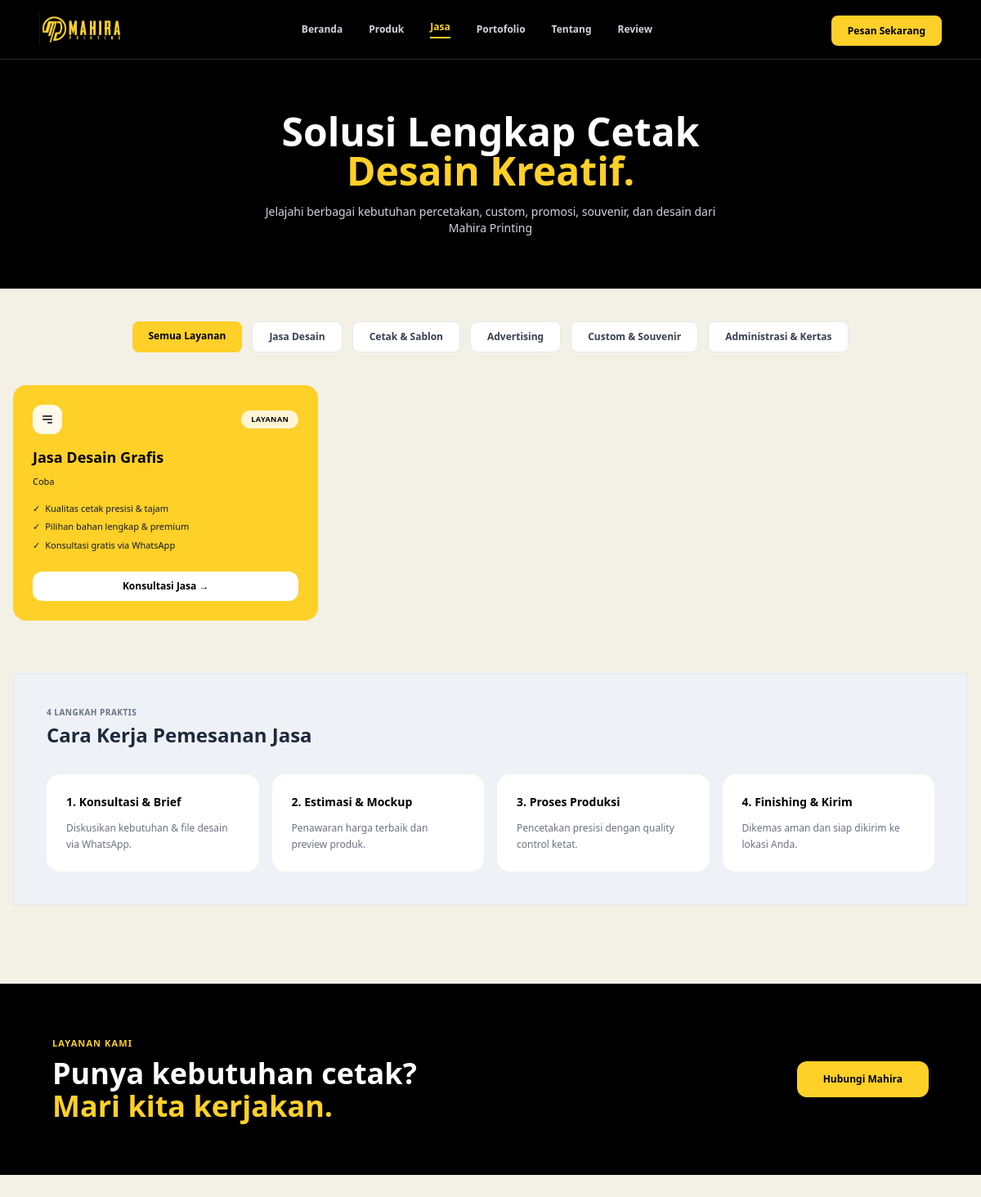
The app's page /publik/jasa.php with its own data.
### tables this page shows
CREATE TABLE `jasa` (
  `id_jasa` int(11) NOT NULL,
  `nama_jasa` varchar(150) NOT NULL,
  `gambar` varchar(255) DEFAULT NULL,
  `deskripsi` text,
  `status` enum('aktif','nonaktif') DEFAULT 'aktif',
  `created_at` timestamp NOT NULL DEFAULT CURRENT_TIMESTAMP
);

### publik/jasa.php (the view, shortened to what this page needs)
<?php
require_once '../config/database.php';
include '../includes/header.php';
$kategori_filter = isset($_GET['kategori']) ? $_GET['kategori'] : '';
try {
    if (!empty($kategori_filter)) {
        $stmt = $pdo->prepare("SELECT * FROM jasa WHERE status = 'Aktif' AND (kategori LIKE :kategori OR nama_jasa LIKE :kategori) ORDER BY id_jasa DESC");
        $stmt->execute(['kategori' => '%' . $kategori_filter . '%']);
    } else {
        $stmt = $pdo->prepare("SELECT * FROM jasa WHERE status = 'Aktif' ORDER BY id_jasa DESC");
        $stmt->execute();
    }
    $data_jasa = $stmt->fetchAll();
} catch (PDOException $e) {
    $stmt = $pdo->prepare("SELECT * FROM jasa ORDER BY id_jasa DESC");
    $stmt->execute();
    $data_jasa = $stmt->fetchAll();
}
?>
<script src="https://cdn.tailwindcss.com"></script>
<main class="flex-1 bg-brand-bg min-h-screen font-sans">
    <section class="bg-black text-white py-16 text-center px-4 w-full">
        <div class="max-w-4xl mx-auto">
            <h1 class="text-3xl md:text-5xl font-black mb-4 leading-tight">
                Solusi Lengkap Cetak <br><span class="text-brand-yellow">Desain Kreatif.</span>
            </h1>
            <p class="text-gray-300 text-xs md:text-sm max-w-xl mx-auto font-normal">
                Jelajahi berbagai kebutuhan percetakan, custom, promosi, souvenir, dan desain dari Mahira Printing
            </p>
        </div>
    </section>
    <section class="max-w-7xl mx-auto px-4 pt-10 pb-8">
        <div class="flex flex-wrap justify-center gap-2 md:gap-3 mb-10">
            <a href="jasa.php" class="px-5 py-2.5 rounded-lg text-xs font-semibold transition <?= empty($kategori_filter) ? 'bg-brand-yellow text-black font-bold' : 'bg-white border border-gray-200 text-gray-700 hover:bg-gray-50' ?>">Semua Layanan</a>
            <a href="jasa.php?kategori=Desain" class="px-5 py-2.5 rounded-lg text-xs font-semibold transition <?= $kategori_filter == 'Desain' ? 'bg-brand-yellow text-black font-bold' : 'bg-white border border-gray-200 text-gray-700 hover:bg-gray-50' ?>">Jasa Desain</a>
            <a href="jasa.php?kategori=Cetak" class="px-5 py-2.5 rounded-lg text-xs font-semibold transition <?= $kategori_filter == 'Cetak' ? 'bg-brand-yellow text-black font-bold' : 'bg-white border border-gray-200 text-gray-700 hover:bg-gray-50' ?>">Cetak & Sablon</a>
            <a href="jasa.php?kategori=Advertising" class="px-5 py-2.5 rounded-lg text-xs font-semibold transition <?= $kategori_filter == 'Advertising' ? 'bg-brand-yellow text-black font-bold' : 'bg-white border border-gray-200 text-gray-700 hover:bg-gray-50' ?>">Advertising</a>
            <a href="jasa.php?kategori=Souvenir" class="px-5 py-2.5 rounded-lg text-xs font-semibold transition <?= $kategori_filter == 'Souvenir' ? 'bg-brand-yellow text-black font-bold' : 'bg-white border border-gray-200 text-gray-700 hover:bg-gray-50' ?>">Custom & Souvenir</a>
            <a href="jasa.php?kategori=Administrasi" class="px-5 py-2.5 rounded-lg text-xs font-semibold transition <?= $kategori_filter == 'Administrasi' ? 'bg-brand-yellow text-black font-bold' : 'bg-white border border-gray-200 text-gray-700 hover:bg-gray-50' ?>">Administrasi & Kertas</a>
        </div>
        <div class="grid grid-cols-1 md:grid-cols-3 gap-6 mb-16">
            <?php if (count($data_jasa) > 0): ?>
                <?php foreach ($data_jasa as $row): ?>
                    <div class="bg-brand-yellow p-6 rounded-2xl flex flex-col justify-between shadow-xs">
                        <div>
                            <div class="flex justify-between items-center mb-4">
                                <div class="w-9 h-9 rounded-xl bg-white/90 flex items-center justify-center text-black">
                                    <svg class="w-4 h-4" fill="none" stroke="currentColor" viewBox="0 0 24 24"><path stroke-linecap="round" stroke-linejoin="round" stroke-width="2" d="M4 6h16M4 12h16m-7 6h7"></path></svg>
                                </div>
                                <span class="bg-white/80 text-black text-[9px] font-black px-3 py-1 rounded-full uppercase tracking-wider">
                                    <?= htmlspecialchars($row['kategori'] ?? 'Layanan') ?>
                                </span>
                            </div>
                            <h3 class="text-lg font-black mb-2 text-black leading-snug"><?= htmlspecialchars($row['nama_jasa']) ?></h3>
                            <p class="text-[11px] text-gray-900 leading-relaxed mb-4 font-medium"><?= htmlspecialchars($row['deskripsi']) ?></p>
                            <div class="space-y-1.5 mb-6 text-[11px] text-gray-900 font-medium">
                                <div class="flex items-center gap-1.5"><span>✓</span> <span>Kualitas cetak presisi & tajam</span></div>
                                <div class="flex items-center gap-1.5"><span>✓</span> <span>Pilihan bahan lengkap & premium</span></div>
                                <div class="flex items-center gap-1.5"><span>✓</span> <span>Konsultasi gratis via WhatsApp</span></div>
                            </div>
                        </div>
                        <a href="https://wa.me/" target="_blank" class="w-full bg-white text-black font-bold text-xs py-2.5 rounded-xl text-center hover:bg-gray-50 transition block shadow-xs">
                            Konsultasi Jasa →
                        </a>
                    </div>
                <?php endforeach; ?>
            <?php else: ?>
                <div class="col-span-3 text-center py-12 text-gray-500 bg-white/50 rounded-2xl border border-dashed border-gray-300">Belum ada data jasa.</div>
            <?php endif; ?>
        </div>
        <div class="bg-[#EEF1F6] border border-[#E5E7EB] p-8 md:p-10 rounded-none mb-16">
            <span class="text-[10px] uppercase font-bold text-gray-500 tracking-wider block mb-1">4 LANGKAH PRAKTIS</span>
            <h3 class="text-2xl font-bold mb-8 text-[#1E293B]">Cara Kerja Pemesanan Jasa</h3>
            <div class="grid grid-cols-1 md:grid-cols-4 gap-4">
                <div class="p-6 rounded-2xl bg-white shadow-xs">
                    <h4 class="font-bold text-sm text-black mb-3">1. Konsultasi & Brief</h4>
                    <p class="text-xs text-gray-500 leading-relaxed">Diskusikan kebutuhan & file desain via WhatsApp.</p>
                </div>
                <div class="p-6 rounded-2xl bg-white shadow-xs">
                    <h4 class="font-bold text-sm text-black mb-3">2. Estimasi & Mockup</h4>
                    <p class="text-xs text-gray-500 leading-relaxed">Penawaran harga terbaik dan preview produk.</p>
                </div>
                <div class="p-6 rounded-2xl bg-white shadow-xs">
                    <h4 class="font-bold text-sm text-black mb-3">3. Proses Produksi</h4>
                    <p class="text-xs text-gray-500 leading-relaxed">Pencetakan presisi dengan quality control ketat.</p>
                </div>
                <div class="p-6 rounded-2xl bg-white shadow-xs">
                    <h4 class="font-bold text-sm text-black mb-3">4. Finishing & Kirim</h4>
                    <p class="text-xs text-gray-500 leading-relaxed">Dikemas aman dan siap dikirim ke lokasi Anda.</p>
                </div>
            </div>
        </div>
    </section>
    <section class="bg-black text-white py-16 px-6 md:px-16 w-full border-t border-gray-800">
        <div class="max-w-7xl mx-auto flex flex-col md:flex-row justify-between items-center gap-6">
            <div>
                <span class="text-[11px] font-bold text-brand-yellow tracking-widest uppercase block mb-2">LAYANAN KAMI</span>
                <h2 class="text-2xl md:text-4xl font-extrabold leading-tight">
                    Punya kebutuhan cetak?<br>
                    <span class="text-brand-yellow">Mari kita kerjakan.</span>
                </h2>
            </div>
            <div>
                <a href="https://wa.me/" target="_blank" class="inline-block bg-brand-yellow text-black font-extrabold px-8 py-3.5 rounded-xl hover:bg-yellow-400 transition text-xs shadow-md">
                    Hubungi Mahira
                </a>
            </div>
        </div>
    </section>
</main>
<?php include '../includes/footer.php'; ?>

### records on screen
jasa: kategori "LAYANAN", nama_jasa "Jasa Desain Grafis", deskripsi "Coba"
